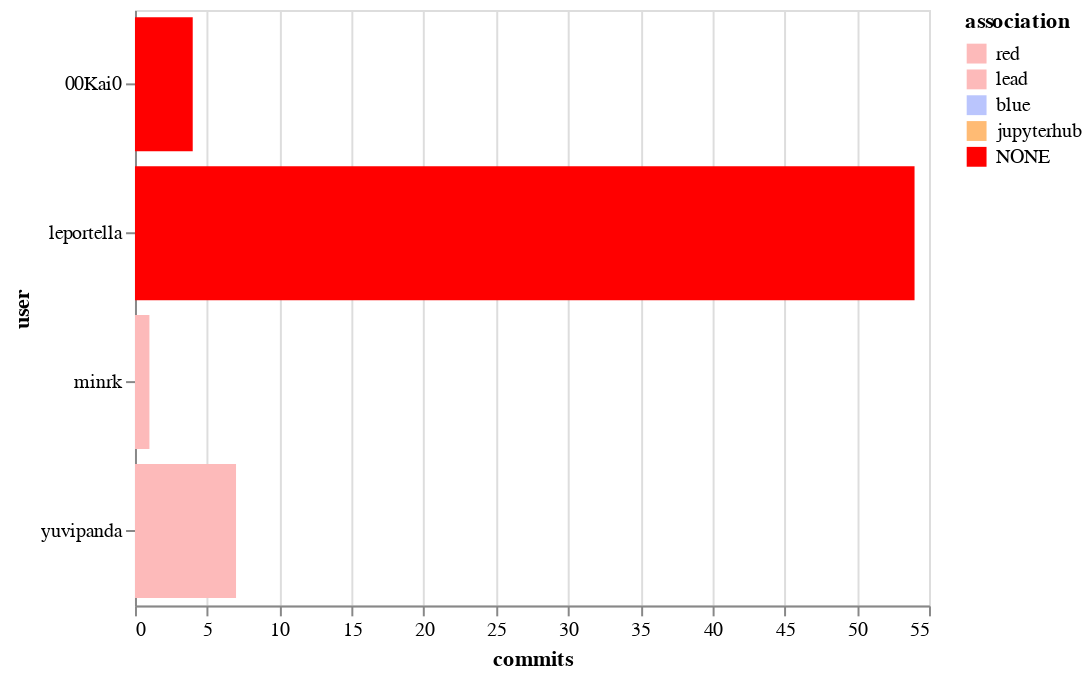

Here is the notebook cell this chart was saved with:
### Code cell
alt.Chart(top_committers).mark_bar().encode(
    x='commits',
    y='user',
    color=alt.Color('association', scale=color_scale)
)

### Figure 1 — Vega-Lite specification as saved in the notebook (floating-point values rounded to 4 significant figures)
{"$schema": "https://vega.github.io/schema/vega-lite/v2.6.0.json", "config": {"view": {"height": 300, "width": 400}}, "data": {"name": "data-b5965330682a44dffc194b2229efa9f6"}, "datasets": {"data-b5965330682a44dffc194b2229efa9f6": [{"association": "NONE", "commits": 54, "user": "leportella"}, {"association": "red", "commits": 7, "user": "yuvipanda"}, {"association": "NONE", "commits": 4, "user": "00Kai0"}, {"association": "lead", "commits": 1, "user": "minrk"}]}, "encoding": {"color": {"field": "association", "scale": {"domain": ["red", "lead", "blue", "jupyterhub", "NONE"], "range": ["#fdbaba", "#fdbaba", "#bac5fd", "#ffbb74", "red"]}, "type": "nominal"}, "x": {"field": "commits", "type": "quantitative"}, "y": {"field": "user", "type": "nominal"}}, "mark": "bar"}
